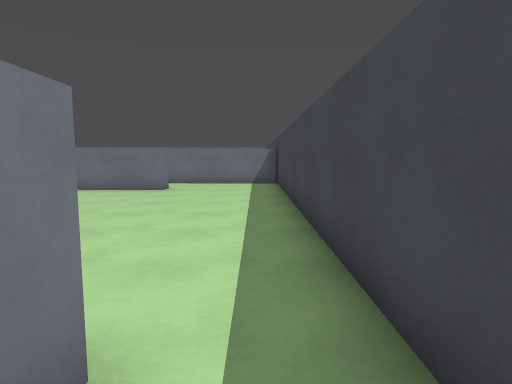
view 1 (above)

18 first-person views from a walk through a 3-D level made in the Godot game engine. The camera is 1.4 m above the floor, tilts 6° down and sees 75° across. The floor is counted in squares, 1.2 m on a side. Each view is taken from the middle of a square. On the plan, view 1 faces up. The plan holds only what a view shows up to about 14 squares ahead; the rest is blank. The place goes on beyond the plan. Characters and animated objects are left out. Some surface patterns are stand-ins.

view 2
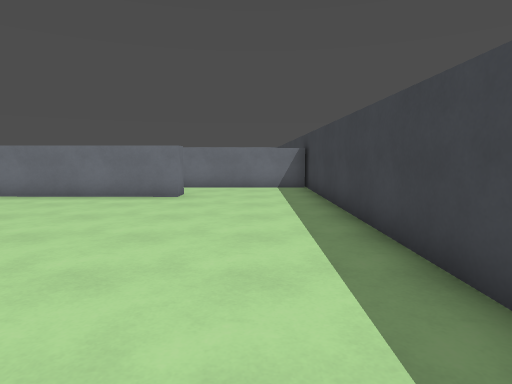

view 3
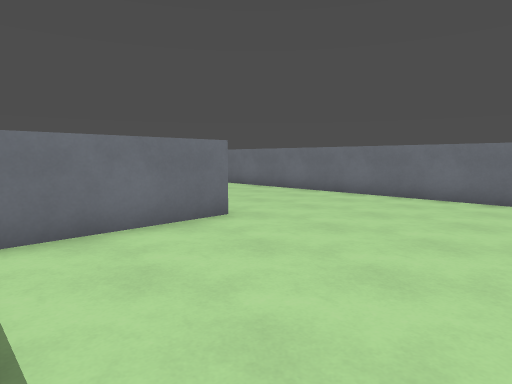

view 4
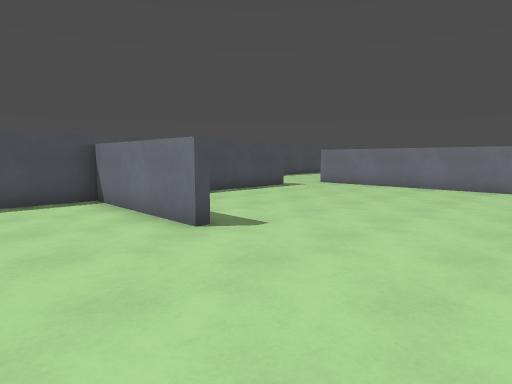

view 5
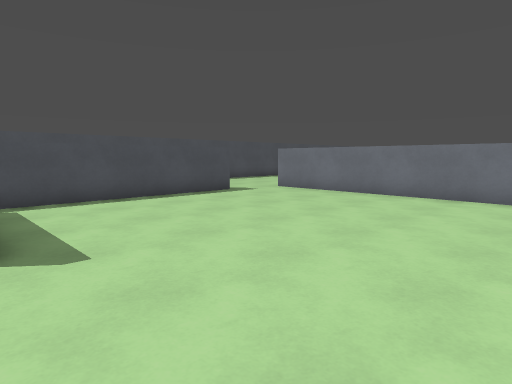

view 6
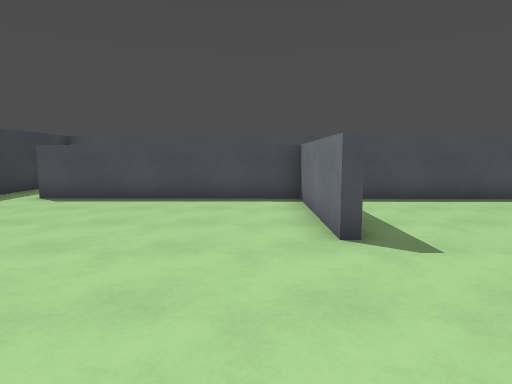

view 7
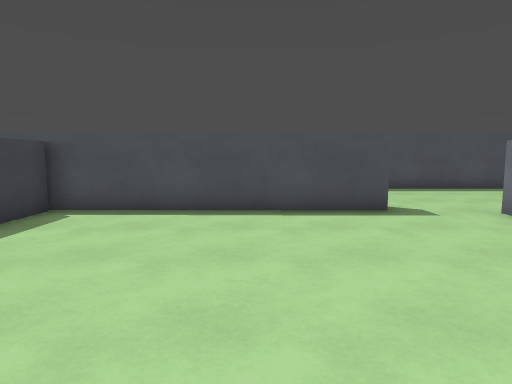

view 8
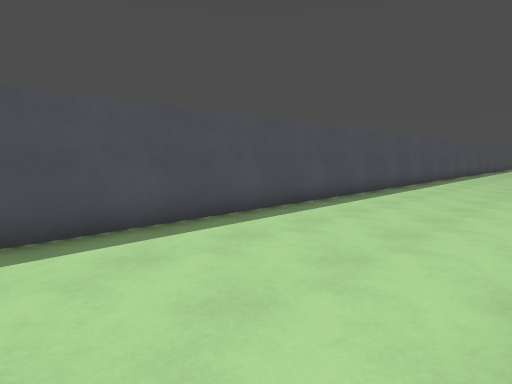

view 9
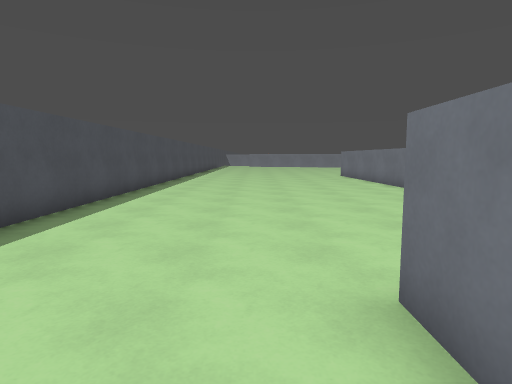

view 10
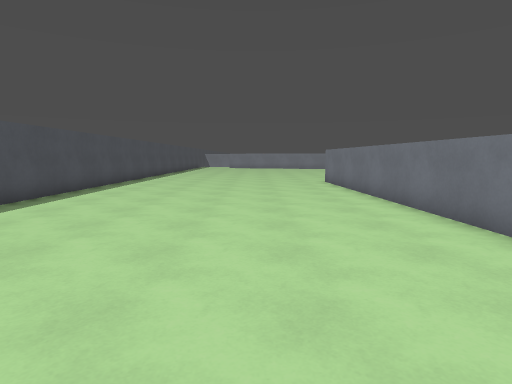

view 11
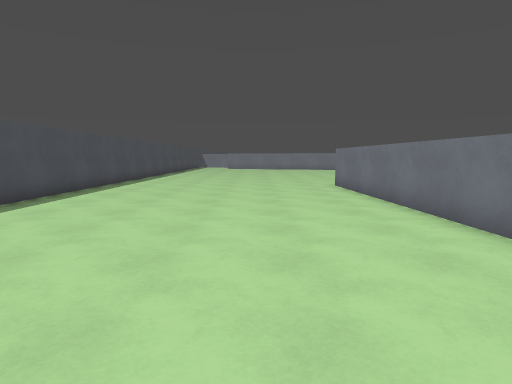

view 12
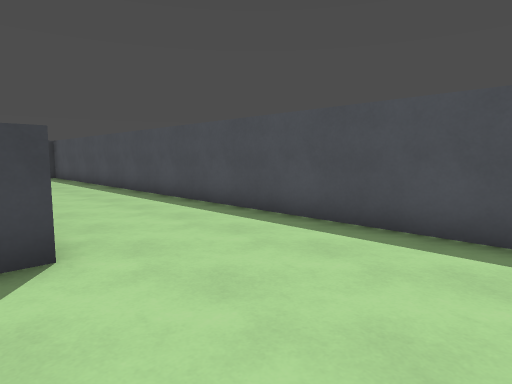

view 13
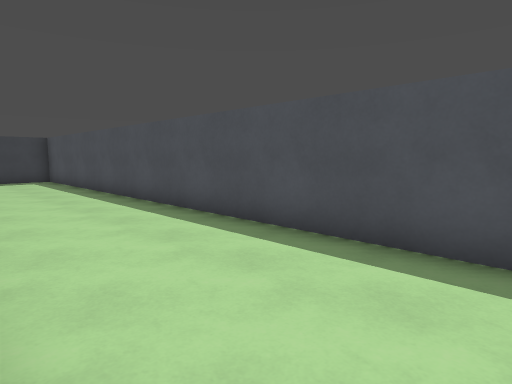

view 14
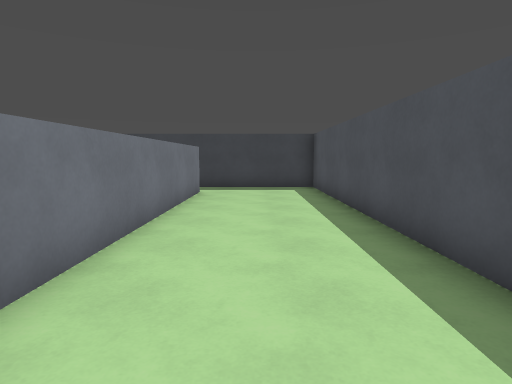

view 15
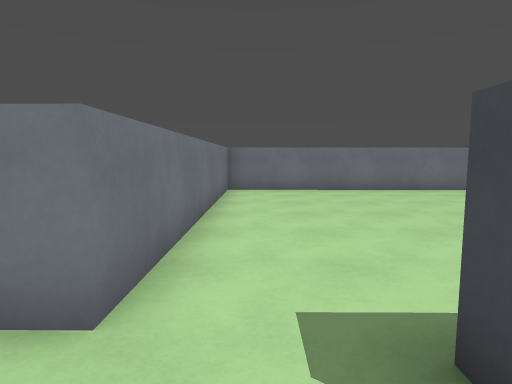

view 16
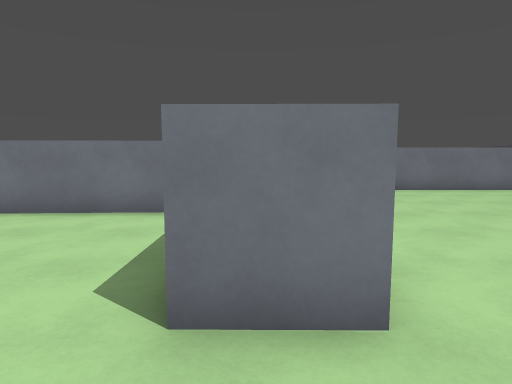

view 17
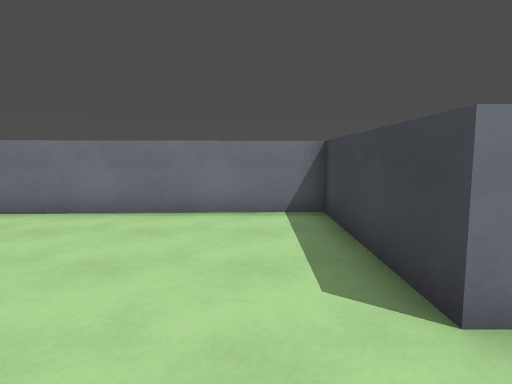

view 18
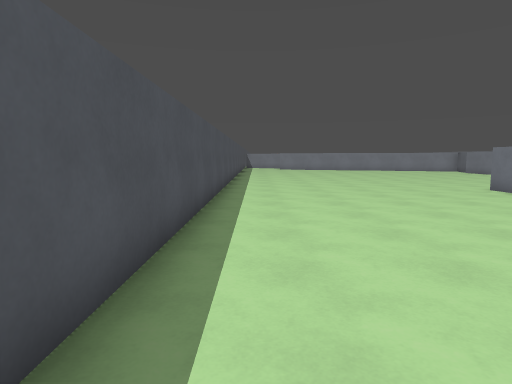

### Floor plan
Points are (right, up) in squares from view 1. A wall is a line through its corners. A room is listed if a view was taken in it or the views show most of it. See-through windows are left out.
Room 1 (views 1, 9, 10, 11, 12, 13, 14, 15, 16, 17, 18)
walls: (-18.1, 2.1) (-19.6, 2.2) (-19.6, 7) (-35.6, 6.4); (-15.9, 0.9) (-15.9, 1.8); (-35.5, -3.2) (1, -3.2) (1, 0.5); (-0.9, 0.9) (-9.6, 1)
ways out: opening at (-16.5, 2) to room 2; opening at (0, 1) to room 2
Room 2 (views 2, 3, 4, 5, 6, 7, 8)
walls: (-8.2, 6.5) (-8.2, 1.9); (-8.5, 1.9) (-8.5, 3.2); (-3.3, 12.6) (-3.3, 11.7) (-18, 11.9) (-18.1, 2.1); (-15.9, 1.8) (-0.9, 1.6) (-0.9, 0.9); (1, 0.5) (1, 15.4); (0.9, 14.8) (-2.6, 14.8)
ways out: opening at (-16.5, 2) to room 1; opening at (0, 1) to room 1; opening at (-3.5, 13.5)

Positions as (right, up) in squares from view 1, and headings:
1: (0, 0), facing up
2: (-1, 2), facing up
3: (-3, 2), facing up-left
4: (-5, 11), facing down-left
5: (-8, 11), facing down-left
6: (-7, 11), facing down
7: (-13, 9), facing down
8: (-16, 2), facing down-left
9: (-17, 1), facing left
10: (-22, 3), facing left
11: (-24, 3), facing left
12: (-20, 2), facing down-right
13: (-17, 1), facing down-right
14: (-12, -1), facing right
15: (-17, 0), facing up
16: (-19, 0), facing up
17: (-21, 0), facing up
18: (-26, -2), facing left
